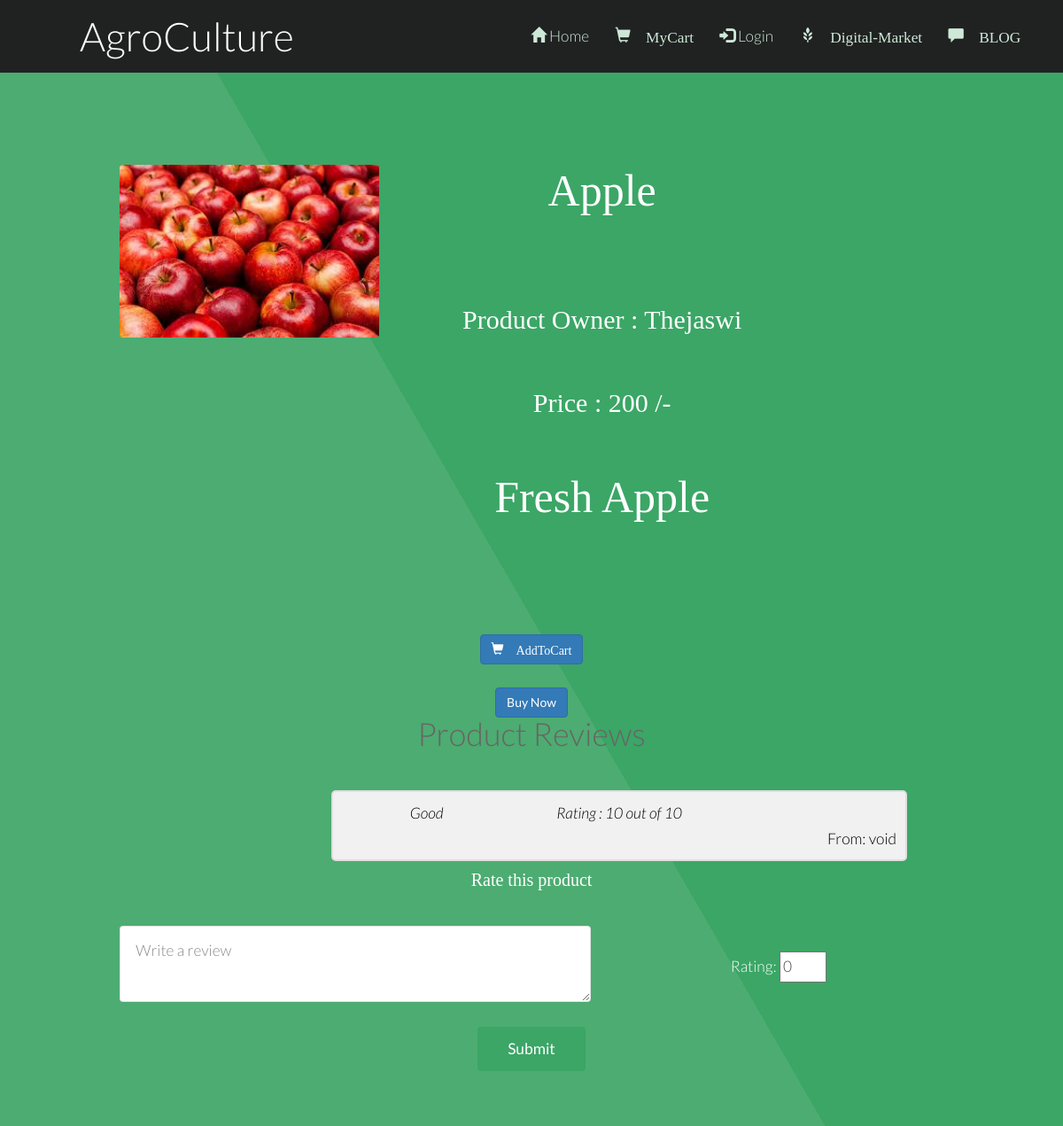
Before: /review.php?pid=31 with the older database file.
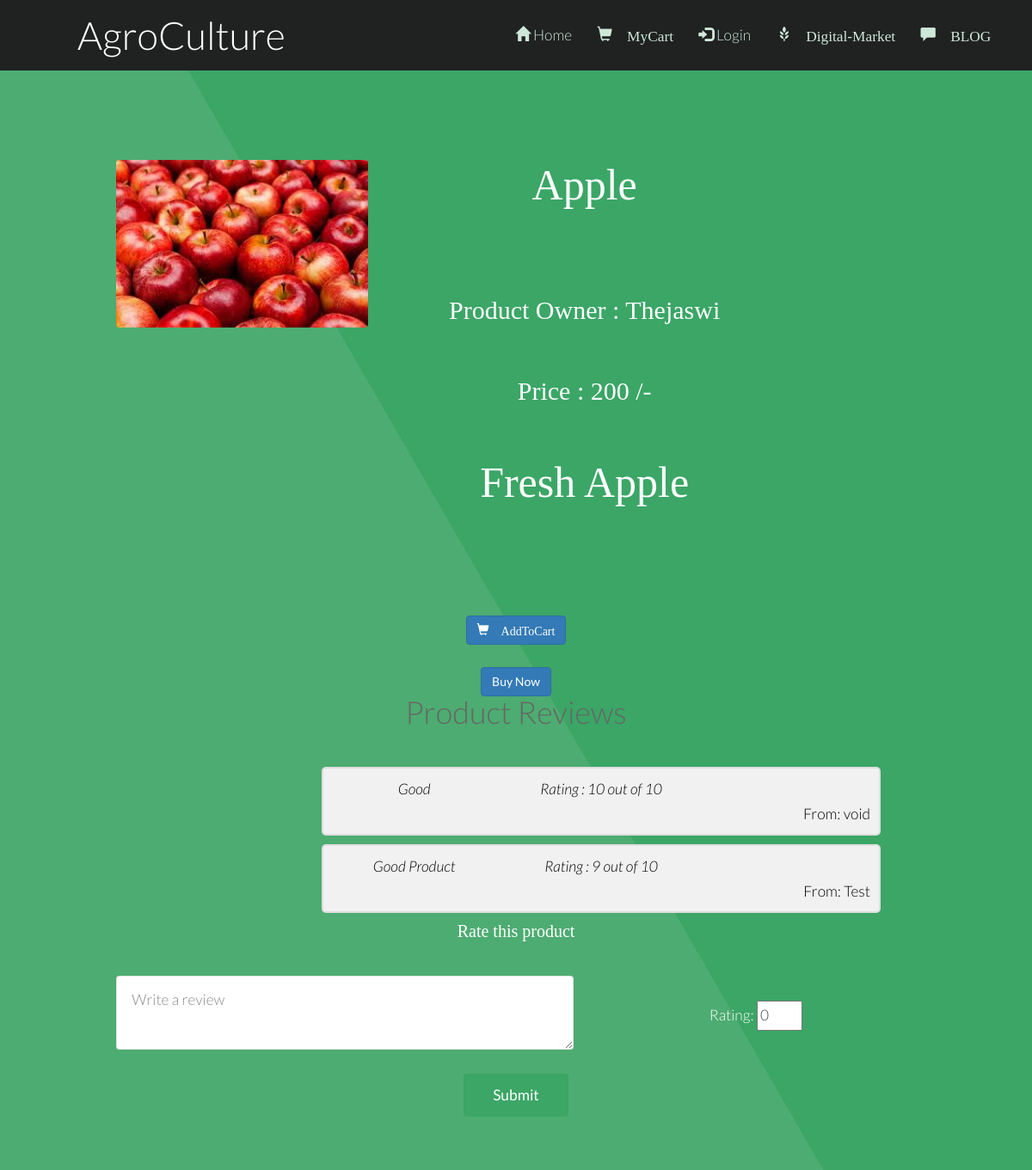
After: the same page with the newer database file.
### tables this page shows
CREATE TABLE `review` (
  `pid` int(10) NOT NULL,
  `name` varchar(255) NOT NULL,
  `rating` int(10) NOT NULL,
  `comment` text NOT NULL
);

### review.php (the view, shortened to what this page needs)
<?php
require 'db.php';
$pid = $_GET['pid'];
?>
<!DOCTYPE html>
<html>
<head>
	<link href="bootstrap\css\bootstrap.min.css" rel="stylesheet">
	<link rel="stylesheet" href="Blog/commentBox.css" />
</head>
<body>
	<?php
	require 'menu.php';
	$sql = "SELECT * FROM fproduct WHERE pid = '$pid'";
	$result = mysqli_query($conn, $sql);
	$row = mysqli_fetch_assoc($result);
	$fid = $row['fid'];
	$sql = "SELECT * FROM farmer WHERE fid = '$fid'";
	$result = mysqli_query($conn, $sql);
	$frow = mysqli_fetch_assoc($result);
	$picDestination = "images/productImages/" . $row['pimage'];
	?>
	<section id="main" class="wrapper style1 align-center">
		<div class="container">
			<div class="row">
				<div class="col-sm-4">
					<img class="image fit" src="<?php echo $picDestination . ''; ?>" alt="" />
				</div>
				<div class="col-12 col-sm-6">
					<p style="font: 50px Times new roman;"><?= $row['product']; ?></p>
					<p style="font: 30px Times new roman;">Product Owner : <?= $frow['fname']; ?></p>
					<p style="font: 30px Times new roman;">Price : <?= $row['price'] . ' /-'; ?></p>
					<div style="font: 50px Times new roman;"><?= $row['pinfo']; ?></div>
				</div>
			</div>
		</div>
		<div class="12u$">
			<center>
				<div class="row uniform">
					<div class="6u 12u$(large)">
						<a href="myCart.php?flag=1&pid=<?= $pid; ?>" class="btn btn-primary"
							style="text-decoration: none;"><span class="glyphicon glyphicon-shopping-cart">
								AddToCart</a>
					</div>
					<div class="6u 12u$(large)">
						<a href="buyNow.php?pid=<?= $pid; ?>" class="btn btn-primary" style="text-decoration: none;">Buy
							Now</a>
					</div>
				</div>
			</center>
		</div>
		<div class="container">
			<h1>Product Reviews</h1>
			<div class="row">
				<?php
				$sql = "SELECT * FROM review WHERE pid='$pid'";
				$result = mysqli_query($conn, $sql);
				?>
				<div class="col-0 col-sm-3"></div>
				<div class="col-12 col-sm-6">
					<?php
					if ($result):
						while ($row1 = $result->fetch_array()):
							?>
							<div class="con">
								<div class="row">
									<div class="col-sm-4">
										<em style="color: black;"><?= $row1['comment']; ?></em>
									</div>
									<div class="col-sm-4">
										<em
											style="color: black;"><?php echo "Rating : " . $row1['rating'] . ' out of 10'; ?></em>
									</div>
								</div>
								<span class="time-right" style="color: black;"><?php echo "From: " . $row1['name']; ?></span>
								<br /><br />
							</div>
						<?php endwhile; endif; ?>
				</div>
			</div>
		</div>
		<div class="container">
			<p style="font: 20px Times new roman; align: left;">Rate this product</p>
			<form method="POST" action="reviewInput.php?pid=<?= $pid; ?>">
				<div class="row">
					<div class="col-sm-7">
						<textarea style="background-color:white;color: black;" cols="5" name="comment"
							placeholder="Write a review"></textarea>
					</div>
					<div class="col-sm-5">
						<br />
						Rating: <input type="number" min="0" max="10" name="rating" value="0" />
					</div>
				</div>
				<div class="row">
					<div class="col-sm-12">
						<br />
						<input type="submit" />
					</div>
				</div>
			</form>
		</div>
</body>
</html>

Changed rows visible on the page:
added review: comment "Good Product", rating "9", name "Test"
